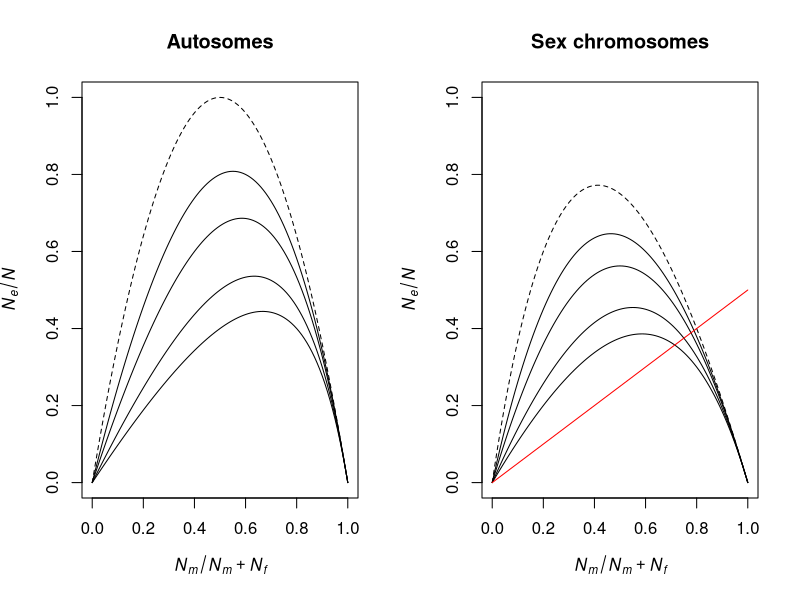

The R script that drew this image:
Nf=100 #number of females
Nm=100 #number of males
N=Nf+Nm #total number of individuals
x=Nm/(Nf+Nm) #proportion of males

op <- par(mfrow = c(1, 2))
m=0
f=0

curve(((4*N*(1-x)*x*N)/((x*N*(1+f))+((1-x)*N*(1+m))))/N, from=0, to=1, lty=2,
      xlab=expression(italic('N'[m]/'N'[m]+'N'[f])),
      ylab=expression(italic('N'[e]/N)), 
      main="Autosomes", ylim=c(0,1), xlim=c(0,1))

mh=0.5
curve(((4*N*(1-x)*x*N)/((x*N*(1+f))+((1-x)*N*(1+mh))))/N, from=0, to=1, add=T)

m1=1
curve(((4*N*(1-x)*x*N)/((x*N*(1+f))+((1-x)*N*(1+m1))))/N, from=0, to=1, add=T)

m2=2
curve(((4*N*(1-x)*x*N)/((x*N*(1+f))+((1-x)*N*(1+m2))))/N, from=0, to=1, add=T)

m3=3
curve(((4*N*(1-x)*x*N)/((x*N*(1+f))+((1-x)*N*(1+m3))))/N, from=0, to=1, add=T)

#for sex-linked genes
curve(((9*N*(x)*N*(1-x))/((4*N*x*(1+f))+(2*N*(1-x)*(1+m))))/N, from=0, to=1, lty=2,
      xlab=expression(italic('N'[m]/'N'[m]+'N'[f])), 
      ylab=expression(italic('N'[e]/N)), 
      main="Sex chromosomes", ylim=c(0,1),xlim=c(0,1))

curve(((9*N*(x)*N*(1-x))/((4*N*x*(1+f))+(2*N*(1-x)*(1+mh))))/N, from=0, to=1, add=T)

curve(((9*N*(x)*N*(1-x))/((4*N*x*(1+f))+(2*N*(1-x)*(1+m1))))/N, from=0, to=1, add=T)

curve(((9*N*(x)*N*(1-x))/((4*N*x*(1+f))+(2*N*(1-x)*(1+m2))))/N, from=0, to=1, add=T)

curve(((9*N*(x)*N*(1-x))/((4*N*x*(1+f))+(2*N*(1-x)*(1+m3))))/N, from=0, to=1, add=T)

curve((((N*(x)*(1+f))/2))/N, from=0, to=1, col="red", add=T)



par(op)
